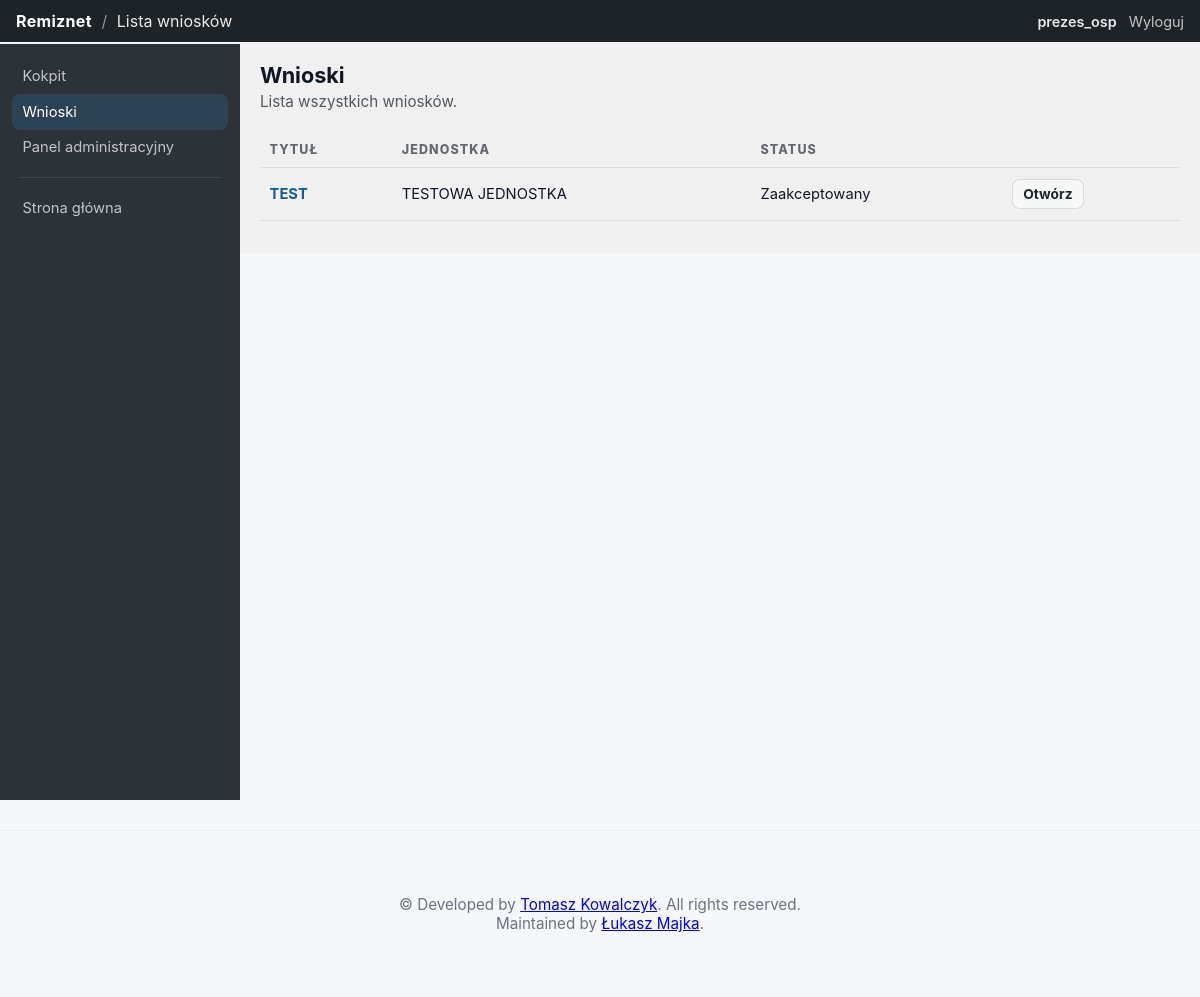
The app's page /osp/requests/ (signed in) with its own data.
### osp/models.py (models this page shows, shortened)
class Request(models.Model):
    STATUS_DRAFT = 'DRAFT'
    STATUS_SUBMITTED = 'SUBMITTED'
    STATUS_ACCEPTED = 'ACCEPTED'
    STATUS_REJECTED = 'REJECTED'
    STATUS_ARCHIVED = 'ARCHIVED'
    STATUS_CHOICES = [
        (STATUS_DRAFT, 'Roboczy'),
        (STATUS_SUBMITTED, 'Złożony'),
        (STATUS_ACCEPTED, 'Zaakceptowany'),
        (STATUS_REJECTED, 'Odrzucony'),
        (STATUS_ARCHIVED, 'Zarchiwizowany'),
    ]
    unit = models.ForeignKey(Unit, on_delete=models.CASCADE, related_name='requests')
    created_by = models.ForeignKey(User, on_delete=models.SET_NULL, null=True, blank=True)
    title = models.CharField(max_length=250)
    description = models.TextField()
    status = models.CharField(max_length=20, choices=STATUS_CHOICES, default=STATUS_DRAFT)
    created_at = models.DateTimeField(auto_now_add=True)
    updated_at = models.DateTimeField(auto_now=True)
    signed_by = models.ForeignKey(User, on_delete=models.SET_NULL, null=True, blank=True, related_name='signed_requests')
    signed_at = models.DateTimeField(null=True, blank=True)
    archived_by = models.ForeignKey(User, on_delete=models.SET_NULL, null=True, blank=True, related_name='archived_requests')
    archived_at = models.DateTimeField(null=True, blank=True)
    equipment_resources = models.ManyToManyField('Equipment', blank=True, related_name='requests')
    personnel_resources = models.ManyToManyField('PersonnelResource', blank=True, related_name='requests')

class Unit(models.Model):
    name = models.CharField(max_length=200)
    address = models.CharField(max_length=300, blank=True)
    created_at = models.DateTimeField(auto_now_add=True)
    president = models.ForeignKey(User, on_delete=models.SET_NULL, null=True, blank=True, related_name='presided_units')
    def __str__(self):
        return self.name

### osp/views.py (the view)
# urls.py: path('requests/', views.request_list, name='request_list'),
@login_required
def request_list(request):
    if is_official(request.user):
        qs = Request.objects.filter(
            status__in=[Request.STATUS_SUBMITTED, Request.STATUS_ACCEPTED, Request.STATUS_REJECTED]
        ).order_by('-updated_at')
    elif is_president(request.user):
        qs = Request.objects.filter(created_by=request.user).order_by('-updated_at')
    else:
        return HttpResponseForbidden('Brak uprawnień')
    return render(request, 'osp/request_list.html', {'requests': qs})

### osp/views.py (called while the page is built)
def is_president(user):
    return (
        user.is_authenticated
        and user.groups.filter(name__in=['Prezes OSP', 'president']).exists()
    )

def is_official(user):
    return (
        user.is_authenticated
        and user.groups.filter(name__in=['Urzędnik gminy', 'official']).exists()
    )

### osp/templates/osp/request_list.html (shortened to what this page needs)
{% extends 'osp/base.html' %}
{% block content %}
<div class="wp-admin">
  <header class="wp-topbar">
    <div class="wp-topbar-left">
      <div class="wp-brand">Remiznet</div>
      <span class="wp-sep">/</span>
      <span class="wp-area">Lista wniosków</span>
    </div>
    <div class="wp-topbar-right">
      <span class="wp-user">{{ request.user.username }}</span>
      <a class="wp-topbar-link" href="{% url 'osp:logout' %}">Wyloguj</a>
    </div>
  </header>
  <div class="wp-layout">
    <aside class="wp-sidebar" aria-label="Nawigacja">
      <a class="wp-menu-item" href="{% url 'osp:panel' %}">Kokpit</a>
      <a class="wp-menu-item is-active" href="{% url 'osp:request_list' %}">Wnioski</a>
      <a class="wp-menu-item" href="/admin/">Panel administracyjny</a>
      <div class="wp-menu-sep"></div>
      <a class="wp-menu-item" href="/">Strona główna</a>
    </aside>
    <section class="wp-content">
      <div class="wp-page-head">
        <div>
          <h2 class="wp-title">Wnioski</h2>
          <p class="wp-subtitle">Lista wszystkich wniosków.</p>
        </div>
      </div>
      <div class="wp-table-wrap" role="region" aria-label="Lista wniosków">
        <table class="wp-table">
          <thead>
            <tr>
              <th>Tytuł</th>
              <th>Jednostka</th>
              <th>Status</th>
              <th></th>
            </tr>
          </thead>
          <tbody>
            {% for r in requests %}
              <tr>
                <td class="wp-td-strong">
                  <a class="wp-link" href="{% url 'osp:request_detail' r.pk %}">{{ r.title }}</a>
                </td>
                <td>{{ r.unit }}</td>
                <td>{{ r.get_status_display }}</td>
                <td class="wp-td-right">
                  <a class="wp-btn" href="{% url 'osp:request_detail' r.pk %}">Otwórz</a>
                </td>
              </tr>
            {% empty %}
              <tr><td colspan="4">Brak wniosków</td></tr>
            {% endfor %}
          </tbody>
        </table>
      </div>
    </section>
  </div>
</div>
{% endblock %}

### static/osp/css/style.css (style rules this page uses)
:root { --bg:#f6f7fb; --header:#1f3a57; --accent:#2b8bd6; --accent-dark:#246aa8; --muted:#6b7280; --card:#ffffff; }
* { box-sizing:border-box }
body { font-family: Inter, "Segoe UI", Roboto, Arial, sans-serif; background:var(--bg); color:#0f1724; margin:0; -webkit-font-smoothing:antialiased; }
:root { --lp-primary: #0F2338; --lp-primary-light: #00A8AA; --lp-accent: #CC2630; --lp-text: #0F2338; }
.wp-admin { margin: -2rem 0 0; min-height: calc(100vh - 2rem); }
.wp-topbar { position: sticky; top: 0; z-index: 20; background: #1d2327; color: #c3c4c7; padding: .7rem 1rem; display: flex; align-items: center; justify-content: space-between; gap: 1rem; }
.wp-topbar-left { display: inline-flex; align-items: center; gap: .6rem; min-width: 0; }
.wp-brand { color: #fff; font-weight: 700; letter-spacing: .02em; }
.wp-sep { opacity: .7; }
.wp-area { color: #fff; opacity: .9; white-space: nowrap; overflow: hidden; text-overflow: ellipsis; }
.wp-topbar-right { display: inline-flex; align-items: center; gap: .75rem; }
.wp-user { color: #fff; opacity: .9; font-weight: 600; font-size: .9rem; }
.wp-topbar-link { color: #c3c4c7; text-decoration: none; font-size: .9rem; }
.wp-layout { min-height: calc(100vh - 44px); }
.wp-sidebar { background: #2c3338; color: #c3c4c7; padding: .9rem .75rem; position: fixed; top: 44px; left: 0; width: 240px; height: calc(100vh - 44px); z-index: 30; overflow-y: auto; }
.wp-menu-item { display: flex; align-items: center; justify-content: space-between; gap: .75rem; padding: .55rem .65rem; border-radius: 8px; color: #c3c4c7; text-decoration: none; font-size: .92rem; }
.wp-menu-item.is-active { background: rgba(43, 139, 214, 0.18); color: #fff; }
.wp-menu-sep { height: 1px; margin: .75rem .4rem; background: rgba(255, 255, 255, 0.08); }
.wp-content { background: #f0f0f1; padding: 1.25rem 1.25rem 2rem; margin-left: 240px; }
.wp-page-head { display: flex; align-items: flex-start; justify-content: space-between; gap: 1.25rem; margin-bottom: 1.25rem; }
.wp-title { margin: 0; font-size: 1.35rem; }
.wp-subtitle { margin: .25rem 0 0; color: #50575e; font-size: .95rem; }
.wp-link { color: #135e96; text-decoration: none; }
.wp-table-wrap { overflow: auto; }
.wp-table { width: 100%; border-collapse: collapse; font-size: .92rem; }
.wp-table th, .wp-table td { padding: .65rem .6rem; border-bottom: 1px solid rgba(0,0,0,0.08); text-align: left; vertical-align: middle; white-space: nowrap; }
.wp-table th { font-size: .78rem; text-transform: uppercase; letter-spacing: .09em; color: #646970; font-weight: 800; }
.wp-td-strong { font-weight: 700; white-space: normal; }
.wp-td-right { text-align: right; }
.wp-btn { display: inline-flex; align-items: center; justify-content: center; padding: .4rem .65rem; border-radius: 8px; border: 1px solid rgba(0,0,0,0.12); background: #f6f7f7; color: #1d2327; text-decoration: none; font-weight: 700; font-size: .86rem; }

### records on screen
Request: title "TEST", unit "TESTOWA JEDNOSTKA", status "Zaakceptowany"

### other values on screen
{{ request.user.username }} "prezes_osp"
